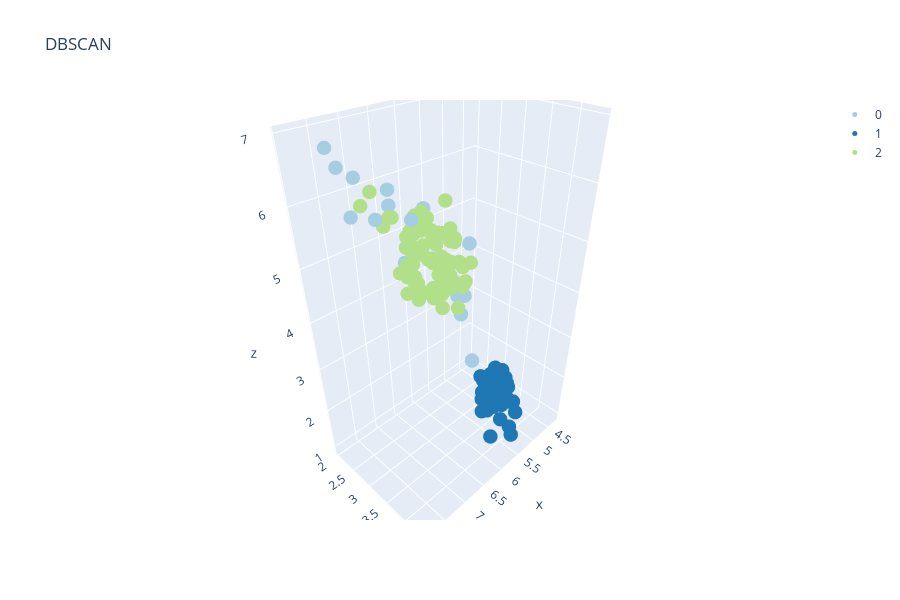

The notebook cell saved with this chart:
### Markdown cell above
## 2.2. Density-based Clustering: `DBSCAN`

Density-based clustering connects areas of high example density into clusters. This allows for arbitrary-shaped distributions as long as dense areas can be connected. These algorithms have difficulty with data of varying densities and high dimensions. Further, by design, these algorithms do not assign outliers to clusters.

### Code cell
from sklearn.cluster import DBSCAN
from sklearn.preprocessing import LabelEncoder

X = iris.data
y = iris.target

db = DBSCAN()# how many components we define here?
db.fit(X)

y_pred = LabelEncoder().fit_transform(db.labels_)

plot_3d(X, y_pred, 'DBSCAN')
iris_cluster = cluster_scoreing_pivot(X, y, y_pred, iris_cluster, 'DBSCAN')

### Figure 1 — Plotly figure (JSON) as saved in the notebook; plotly's stock layout.template omitted (floating-point values rounded to 4 significant figures)
{"data": [{"marker": {"color": "rgb(166,206,227)", "size": 5}, "mode": "markers", "name": "0", "type": "scatter3d", "x": [4.5, 4.9, 5, 6.2, 6.3, 5, 5.1, 7.6, 4.9, 6.7, 7.2, 7.7, 7.7, 7.7, 7.9, 6.1, 7.7], "y": [2.3, 2.4, 2, 2.2, 2.3, 2.3, 2.5, 3, 2.5, 2.5, 3.6, 3.8, 2.6, 2.8, 3.8, 2.6, 3], "z": [1.3, 3.3, 3.5, 4.5, 4.4, 3.3, 3, 6.6, 4.5, 5.8, 6.1, 6.7, 6.9, 6.7, 6.4, 5.6, 6.1]}, {"marker": {"color": "rgb(31,120,180)", "size": 5}, "mode": "markers", "name": "1", "type": "scatter3d", "x": [5.1, 4.9, 4.7, 4.6, 5, 5.4, 4.6, 5, 4.4, 4.9, 5.4, 4.8, 4.8, 4.3, 5.8, 5.7, 5.4, 5.1, 5.7, 5.1, 5.4, 5.1, 4.6, 5.1, 4.8, 5, 5, 5.2, 5.2, 4.7, 4.8, 5.4, 5.2, 5.5, 4.9, 5, 5.5, 4.9, 4.4, 5.1, 5, 4.4, 5, 5.1, 4.8, 5.1, 4.6, 5.3, 5], "y": [3.5, 3, 3.2, 3.1, 3.6, 3.9, 3.4, 3.4, 2.9, 3.1, 3.7, 3.4, 3, 3, 4, 4.4, 3.9, 3.5, 3.8, 3.8, 3.4, 3.7, 3.6, 3.3, 3.4, 3, 3.4, 3.5, 3.4, 3.2, 3.1, 3.4, 4.1, 4.2, 3.1, 3.2, 3.5, 3.6, 3, 3.4, 3.5, 3.2, 3.5, 3.8, 3, 3.8, 3.2, 3.7, 3.3], "z": [1.4, 1.4, 1.3, 1.5, 1.4, 1.7, 1.4, 1.5, 1.4, 1.5, 1.5, 1.6, 1.4, 1.1, 1.2, 1.5, 1.3, 1.4, 1.7, 1.5, 1.7, 1.5, 1, 1.7, 1.9, 1.6, 1.6, 1.5, 1.4, 1.6, 1.6, 1.5, 1.5, 1.4, 1.5, 1.2, 1.3, 1.4, 1.3, 1.5, 1.3, 1.3, 1.6, 1.9, 1.4, 1.6, 1.4, 1.5, 1.4]}, {"marker": {"color": "rgb(178,223,138)", "size": 5}, "mode": "markers", "name": "2", "type": "scatter3d", "x": [7, 6.4, 6.9, 5.5, 6.5, 5.7, 6.3, 6.6, 5.2, 5.9, 6, 6.1, 5.6, 6.7, 5.6, 5.8, 5.6, 5.9, 6.1, 6.3, 6.1, 6.4, 6.6, 6.8, 6.7, 6, 5.7, 5.5, 5.5, 5.8, 6, 5.4, 6, 6.7, 5.6, 5.5, 5.5, 6.1, 5.8, 5.6, 5.7, 5.7, 6.2, 5.7, 6.3, 5.8, 7.1, 6.3, 6.5, 7.3, 6.5, 6.4, 6.8, 5.7, 5.8, 6.4, 6.5, 6, 6.9, 5.6, 6.3, 6.7, 7.2, 6.2, 6.1, 6.4, 7.2, 7.4, 6.4, 6.3, 6.3, 6.4, 6, 6.9, 6.7, 6.9, 5.8, 6.8, 6.7, 6.7, 6.3, 6.5, 6.2, 5.9], "y": [3.2, 3.2, 3.1, 2.3, 2.8, 2.8, 3.3, 2.9, 2.7, 3, 2.2, 2.9, 2.9, 3.1, 3, 2.7, 2.5, 3.2, 2.8, 2.5, 2.8, 2.9, 3, 2.8, 3, 2.9, 2.6, 2.4, 2.4, 2.7, 2.7, 3, 3.4, 3.1, 3, 2.5, 2.6, 3, 2.6, 2.7, 3, 2.9, 2.9, 2.8, 3.3, 2.7, 3, 2.9, 3, 2.9, 3.2, 2.7, 3, 2.5, 2.8, 3.2, 3, 2.2, 3.2, 2.8, 2.7, 3.3, 3.2, 2.8, 3, 2.8, 3, 2.8, 2.8, 2.8, 3.4, 3.1, 3, 3.1, 3.1, 3.1, 2.7, 3.2, 3.3, 3, 2.5, 3, 3.4, 3], "z": [4.7, 4.5, 4.9, 4, 4.6, 4.5, 4.7, 4.6, 3.9, 4.2, 4, 4.7, 3.6, 4.4, 4.5, 4.1, 3.9, 4.8, 4, 4.9, 4.7, 4.3, 4.4, 4.8, 5, 4.5, 3.5, 3.8, 3.7, 3.9, 5.1, 4.5, 4.5, 4.7, 4.1, 4, 4.4, 4.6, 4, 4.2, 4.2, 4.2, 4.3, 4.1, 6, 5.1, 5.9, 5.6, 5.8, 6.3, 5.1, 5.3, 5.5, 5, 5.1, 5.3, 5.5, 5, 5.7, 4.9, 4.9, 5.7, 6, 4.8, 4.9, 5.6, 5.8, 6.1, 5.6, 5.1, 5.6, 5.5, 4.8, 5.4, 5.6, 5.1, 5.1, 5.9, 5.7, 5.2, 5, 5.2, 5.4, 5.1]}, {"marker": {"color": "rgb(51,160,44)", "size": 5}, "mode": "markers", "name": "3", "type": "scatter3d", "x": [], "y": [], "z": []}, {"marker": {"color": "rgb(251,154,153)", "size": 5}, "mode": "markers", "name": "4", "type": "scatter3d", "x": [], "y": [], "z": []}, {"marker": {"color": "rgb(227,26,28)", "size": 5}, "mode": "markers", "name": "5", "type": "scatter3d", "x": [], "y": [], "z": []}, {"marker": {"color": "rgb(253,191,111)", "size": 5}, "mode": "markers", "name": "6", "type": "scatter3d", "x": [], "y": [], "z": []}, {"marker": {"color": "rgb(255,127,0)", "size": 5}, "mode": "markers", "name": "7", "type": "scatter3d", "x": [], "y": [], "z": []}, {"marker": {"color": "rgb(202,178,214)", "size": 5}, "mode": "markers", "name": "8", "type": "scatter3d", "x": [], "y": [], "z": []}, {"marker": {"color": "rgb(106,61,154)", "size": 5}, "mode": "markers", "name": "9", "type": "scatter3d", "x": [], "y": [], "z": []}], "layout": {"height": 600, "title": {"text": "DBSCAN"}, "width": 900}}
